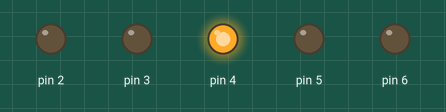
Simulated run of this sketch. Board: Arduino Uno, built with avr-gcc and run on an emulated ATmega328P. Shown: output pins drawn as LEDs (lit = HIGH).

Above: at 0.2 s.
At 0.7 s:
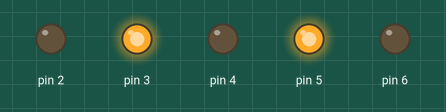
At 2.7 s:
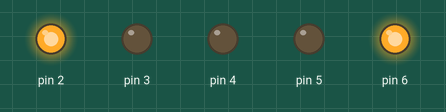
Timing chart, 0 to 3.5 s (numbered marks = the images above):
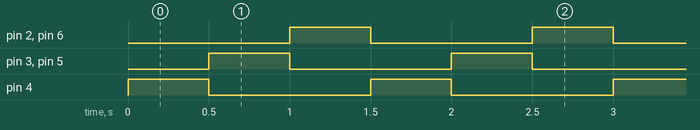

Measured:
- by itself, pin 2–6: alternates HIGH for 0.50 s and LOW for 1.0 s
- by itself, everything shown: repeats every 1.5 s, in 4 steps

The sketch:

Radiation.ino
```cpp
void setup() {
pinMode (6,OUTPUT);
pinMode (5,OUTPUT);
pinMode (4,OUTPUT);
pinMode (3,OUTPUT);
pinMode (2,OUTPUT);
}

void loop() {
digitalWrite(4, HIGH);
delay(500);
digitalWrite(4, LOW);
digitalWrite(5, HIGH);
digitalWrite(3, HIGH);
delay(500);
digitalWrite(5, LOW);
digitalWrite(3, LOW);
digitalWrite(2, HIGH);
digitalWrite(6, HIGH);
delay(500);
digitalWrite(2, LOW);
digitalWrite(6, LOW);
}
```
